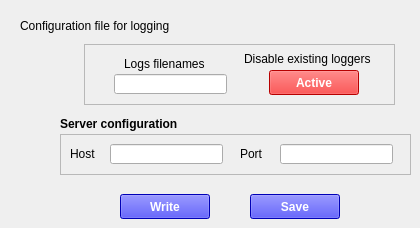
    <widget class="QWidget" name="loggTab">
     <attribute name="title">
      <string>Logging</string>
     </attribute>
     <widget class="QLabel" name="label_131">
      <property name="geometry">
       <rect>
        <x>20</x>
        <y>10</y>
        <width>351</width>
        <height>31</height>
       </rect>
      </property>
      <property name="font">
       <font>
        <pointsize>9</pointsize>
       </font>
      </property>
      <property name="text">
       <string>Configuration file for logging</string>
      </property>
      <property name="wordWrap">
       <bool>true</bool>
      </property>
     </widget>
     <widget class="QFrame" name="frame_11">
      <property name="geometry">
       <rect>
        <x>84</x>
        <y>44</y>
        <width>311</width>
        <height>61</height>
       </rect>
      </property>
      <property name="frameShape">
       <enum>QFrame::StyledPanel</enum>
      </property>
      <property name="frameShadow">
       <enum>QFrame::Raised</enum>
      </property>
      <widget class="QLineEdit" name="lggFileEdit">
       <property name="geometry">
        <rect>
         <x>30</x>
         <y>30</y>
         <width>113</width>
         <height>20</height>
        </rect>
       </property>
       <property name="font">
        <font>
         <pointsize>9</pointsize>
        </font>
       </property>
       <property name="text">
        <string/>
       </property>
      </widget>
      <widget class="QLabel" name="label_259">
       <property name="geometry">
        <rect>
         <x>160</x>
         <y>5</y>
         <width>151</width>
         <height>20</height>
        </rect>
       </property>
       <property name="font">
        <font>
         <pointsize>9</pointsize>
        </font>
       </property>
       <property name="text">
        <string>Disable existing loggers</string>
       </property>
      </widget>
      <widget class="QLabel" name="label_260">
       <property name="geometry">
        <rect>
         <x>40</x>
         <y>10</y>
         <width>101</width>
         <height>20</height>
        </rect>
       </property>
       <property name="font">
        <font>
         <pointsize>9</pointsize>
        </font>
       </property>
       <property name="text">
        <string>Logs filenames</string>
       </property>
      </widget>
      <widget class="QPushButton" name="activeLoggsBtn">
       <property name="geometry">
        <rect>
         <x>185</x>
         <y>26</y>
         <width>90</width>
         <height>25</height>
        </rect>
       </property>
       <property name="font">
        <font>
         <pointsize>9</pointsize>
         <weight>75</weight>
         <bold>true</bold>
        </font>
       </property>
       <property name="styleSheet">
        <string notr="true">color: white;
background-color: red</string>
       </property>
       <property name="text">
        <string>Active</string>
       </property>
      </widget>
     </widget>
     <widget class="QFrame" name="frame_12">
      <property name="geometry">
       <rect>
        <x>60</x>
        <y>134</y>
        <width>351</width>
        <height>41</height>
       </rect>
      </property>
      <property name="frameShape">
       <enum>QFrame::StyledPanel</enum>
      </property>
      <property name="frameShadow">
       <enum>QFrame::Raised</enum>
      </property>
      <widget class="QLineEdit" name="lggPortEdit">
       <property name="geometry">
        <rect>
         <x>220</x>
         <y>10</y>
         <width>113</width>
         <height>20</height>
        </rect>
       </property>
       <property name="font">
        <font>
         <pointsize>9</pointsize>
        </font>
       </property>
       <property name="text">
        <string/>
       </property>
      </widget>
      <widget class="QLabel" name="label_263">
       <property name="geometry">
        <rect>
         <x>10</x>
         <y>10</y>
         <width>31</width>
         <height>20</height>
        </rect>
       </property>
       <property name="font">
        <font>
         <pointsize>9</pointsize>
        </font>
       </property>
       <property name="text">
        <string>Host</string>
       </property>
      </widget>
      <widget class="QLineEdit" name="lgghostEdit">
       <property name="geometry">
        <rect>
         <x>50</x>
         <y>10</y>
         <width>113</width>
         <height>20</height>
        </rect>
       </property>
       <property name="font">
        <font>
         <pointsize>9</pointsize>
        </font>
       </property>
       <property name="text">
        <string/>
       </property>
      </widget>
      <widget class="QLabel" name="label_264">
       <property name="geometry">
        <rect>
         <x>180</x>
         <y>10</y>
         <width>31</width>
         <height>20</height>
        </rect>
       </property>
       <property name="font">
        <font>
         <pointsize>9</pointsize>
        </font>
       </property>
       <property name="text">
        <string>Port</string>
       </property>
      </widget>
     </widget>
     <widget class="QLabel" name="label_265">
      <property name="geometry">
       <rect>
        <x>60</x>
        <y>114</y>
        <width>141</width>
        <height>20</height>
       </rect>
      </property>
      <property name="font">
       <font>
        <pointsize>9</pointsize>
        <weight>75</weight>
        <bold>true</bold>
       </font>
      </property>
      <property name="text">
       <string>Server configuration</string>
      </property>
     </widget>
     <widget class="QPushButton" name="logBtn">
      <property name="geometry">
       <rect>
        <x>250</x>
        <y>194</y>
        <width>90</width>
        <height>25</height>
       </rect>
      </property>
      <property name="font">
       <font>
        <pointsize>9</pointsize>
        <weight>75</weight>
        <bold>true</bold>
       </font>
      </property>
      <property name="styleSheet">
       <string notr="true">color: white;
background-color: blue</string>
      </property>
      <property name="text">
       <string>Save</string>
      </property>
     </widget>
     <widget class="QPushButton" name="logWriteBtn">
      <property name="geometry">
       <rect>
        <x>120</x>
        <y>194</y>
        <width>90</width>
        <height>25</height>
       </rect>
      </property>
      <property name="font">
       <font>
        <pointsize>9</pointsize>
        <weight>75</weight>
        <bold>true</bold>
       </font>
      </property>
      <property name="styleSheet">
       <string notr="true">color: white;
background-color: blue</string>
      </property>
      <property name="text">
       <string>Write</string>
      </property>
     </widget>
    </widget>
